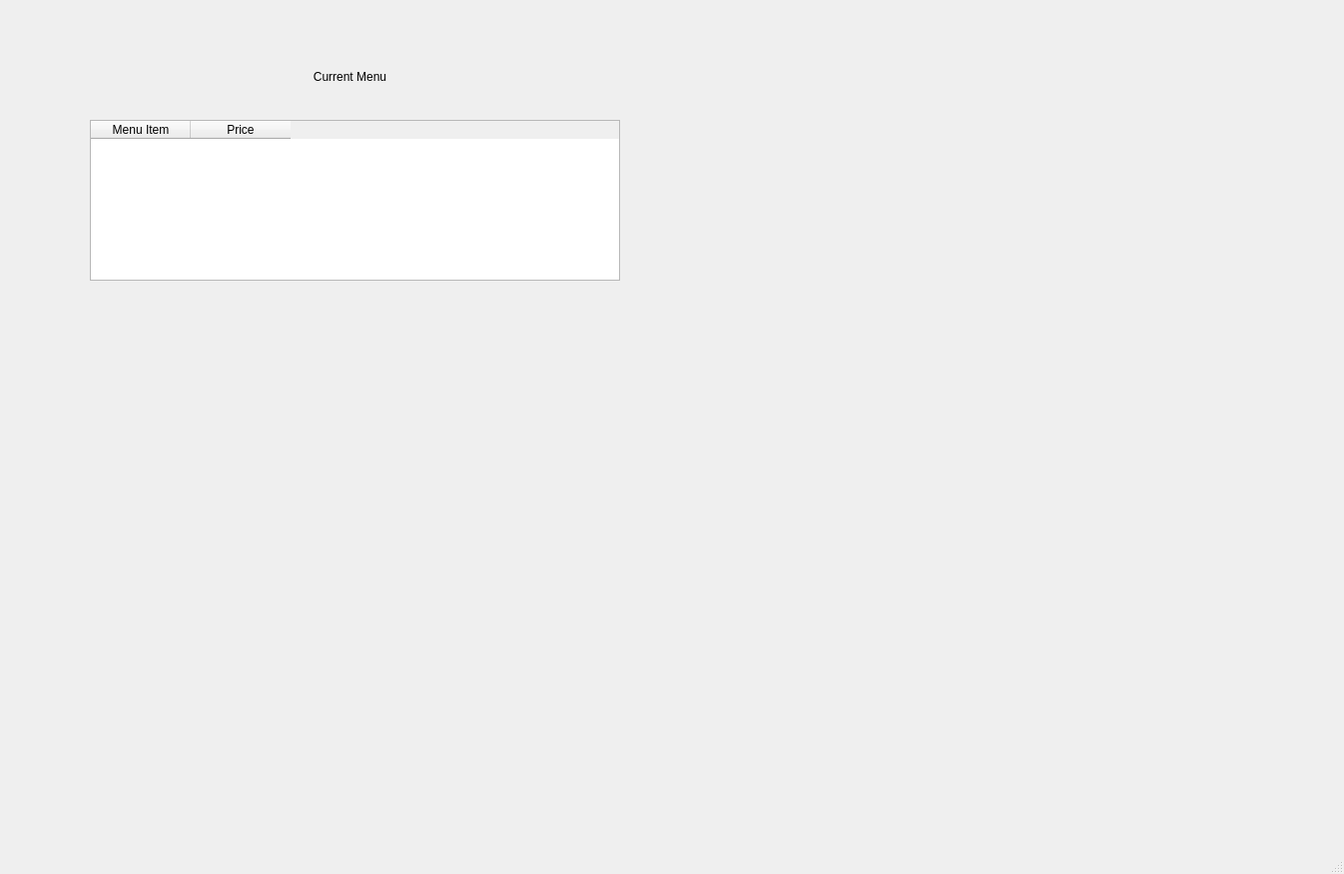
<?xml version="1.0" encoding="UTF-8"?>
<ui version="4.0">
 <class>MainWindow</class>
 <widget class="QMainWindow" name="MainWindow">
  <property name="geometry">
   <rect>
    <x>0</x>
    <y>0</y>
    <width>1346</width>
    <height>875</height>
   </rect>
  </property>
  <property name="windowTitle">
   <string>MainWindow</string>
  </property>
  <widget class="QWidget" name="centralwidget">
   <widget class="QLabel" name="label_6">
    <property name="geometry">
     <rect>
      <x>230</x>
      <y>60</y>
      <width>241</width>
      <height>33</height>
     </rect>
    </property>
    <property name="text">
     <string>Current Menu</string>
    </property>
    <property name="alignment">
     <set>Qt::AlignCenter</set>
    </property>
   </widget>
   <widget class="QTableWidget" name="tableWidget">
    <property name="geometry">
     <rect>
      <x>90</x>
      <y>120</y>
      <width>531</width>
      <height>161</height>
     </rect>
    </property>
    <column>
     <property name="text">
      <string>Menu Item</string>
     </property>
    </column>
    <column>
     <property name="text">
      <string>Price</string>
     </property>
    </column>
   </widget>
  </widget>
  <widget class="QStatusBar" name="statusbar"/>
 </widget>
 <resources/>
 <connections/>
</ui>
